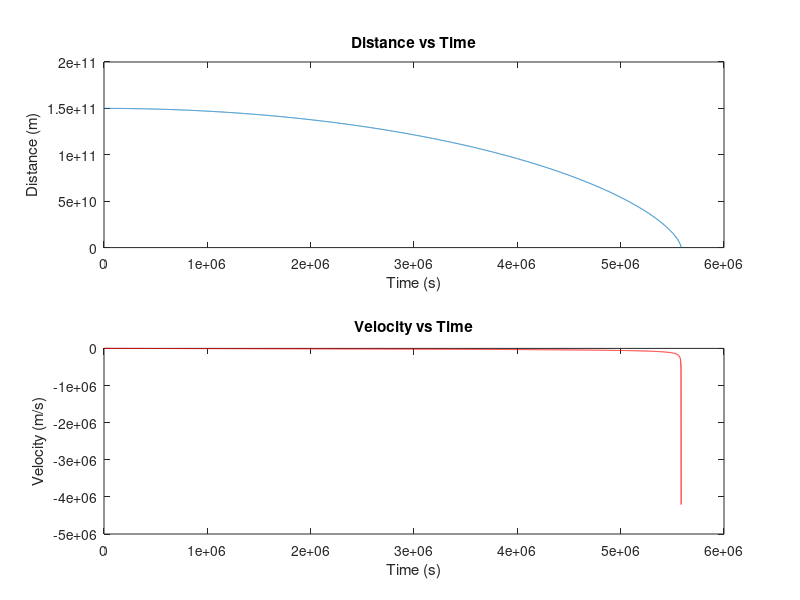

Reproduce this figure in MATLAB. (Note: this script raises an error after producing the figure.)
r0 = 1.5e11;
M = 2e30;
G = 6.67430e-11;
R = 6.957e8;
v0 = 0;
dt_rk4 = 1000;
t_rk4 = 0:dt_rk4:1e8;
r_rk4 = zeros(size(t_rk4));
v_rk4 = zeros(size(t_rk4));
r_rk4(1) = r0; 
v_rk4(1) = v0; 
for i=1:length(t_rk4)-1
    k1_r = v_rk4(i);
    k1_v = (-1)*(G*M)/(r_rk4(i)^2);
    
    k2_r = v_rk4(i) + 0.5 * k1_v * dt_rk4;
    k2_v = (-1) * (G * M) / (r_rk4(i) + 0.5 * k1_r * dt_rk4)^2;
    
    k3_r = v_rk4(i) + 0.5 * k2_v * dt_rk4;
    k3_v = (-1) * (G * M) / (r_rk4(i) + 0.5 * k2_r * dt_rk4)^2;
    
    k4_r = v_rk4(i) + k3_v * dt_rk4;
    k4_v = (-1) * (G * M) / (r_rk4(i) + k3_r * dt_rk4)^2;
    
    r_rk4(i+1) = r_rk4(i) + (1/6) * (k1_r + 2*k2_r + 2*k3_r + k4_r) * dt_rk4;
    v_rk4(i+1) = v_rk4(i) + (1/6) * (k1_v + 2*k2_v + 2*k3_v + k4_v) * dt_rk4;
    
    if r_rk4(i+1)<=R
        t_rk4 = t_rk4(1:i+1);
        r_rk4 = r_rk4(1:i+1);
        v_rk4 = v_rk4(1:i+1);
        break;
    end
end

figure;
subplot(2,1,1);
plot(t_rk4, r_rk4);
xlabel('Time (s)');
ylabel('Distance (m)');
title('Distance vs Time');

subplot(2,1,2);
plot(t_rk4, v_rk4,'r');
xlabel('Time (s)');
ylabel('Velocity (m/s)');
title('Velocity vs Time');
sgtitle('Free Fall-RK4')
